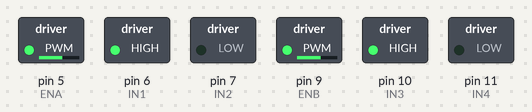
A sketch run on a simulated Arduino Uno, built with avr-gcc and run on an emulated ATmega328P. On the bench: switched loads named in the sketch (green lamp = pin HIGH).

Above: at 0.1 s.
Timing chart, 0 to 1.6 s (numbered marks = the images above):
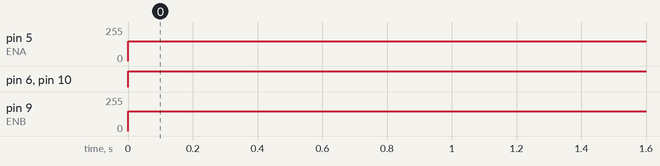

Measured:
- by itself, pin 5 (ENA): 0/255 → 148/255 at 0.00 s
- by itself, pin 6 (IN1), pin 10 (IN3): LOW → HIGH at 0.00 s
- by itself, pin 9 (ENB): 0/255 → 150/255 at 0.00 s

The sketch:

motor_test.ino
```cpp
// ================= MOTOR PINS =================
#define ENA 5
#define IN1 6
#define IN2 7

#define ENB 9
#define IN3 10
#define IN4 11

// ================= SPEED SETTINGS =================
int leftSpeed  = 148;   // Adjust if robot drifts
int rightSpeed = 150;   // Adjust if robot drifts

void setup() {
  pinMode(ENA, OUTPUT);
  pinMode(IN1, OUTPUT);
  pinMode(IN2, OUTPUT);

  pinMode(ENB, OUTPUT);
  pinMode(IN3, OUTPUT);
  pinMode(IN4, OUTPUT);
}

// ================= MAIN LOOP =================
void loop() {

  // LEFT MOTOR FORWARD
  digitalWrite(IN1, HIGH);
  digitalWrite(IN2, LOW);

  // RIGHT MOTOR FORWARD
  digitalWrite(IN3, HIGH);
  digitalWrite(IN4, LOW);

  // SAME SPEED → STRAIGHT
  analogWrite(ENA, leftSpeed);
  analogWrite(ENB, rightSpeed);
}
```
